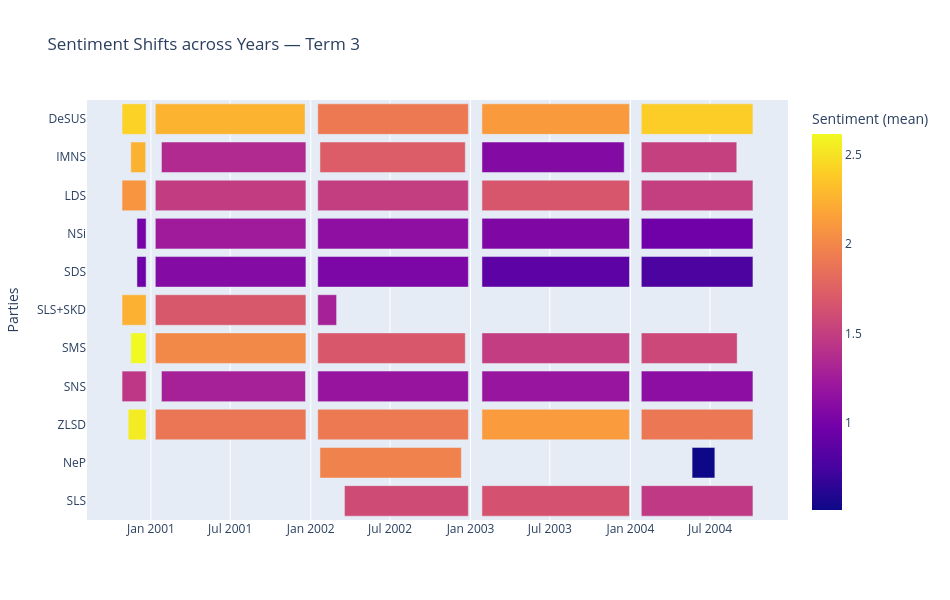
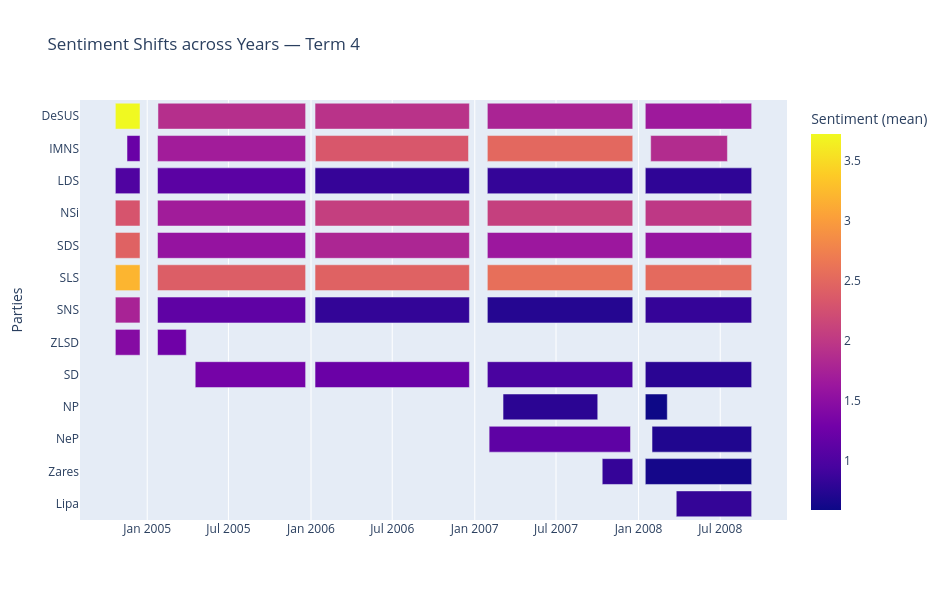
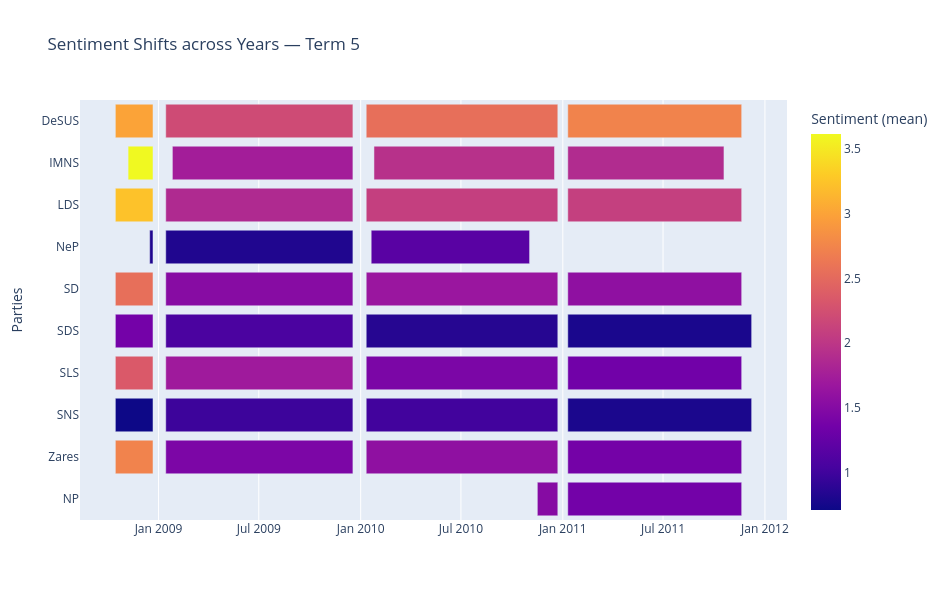
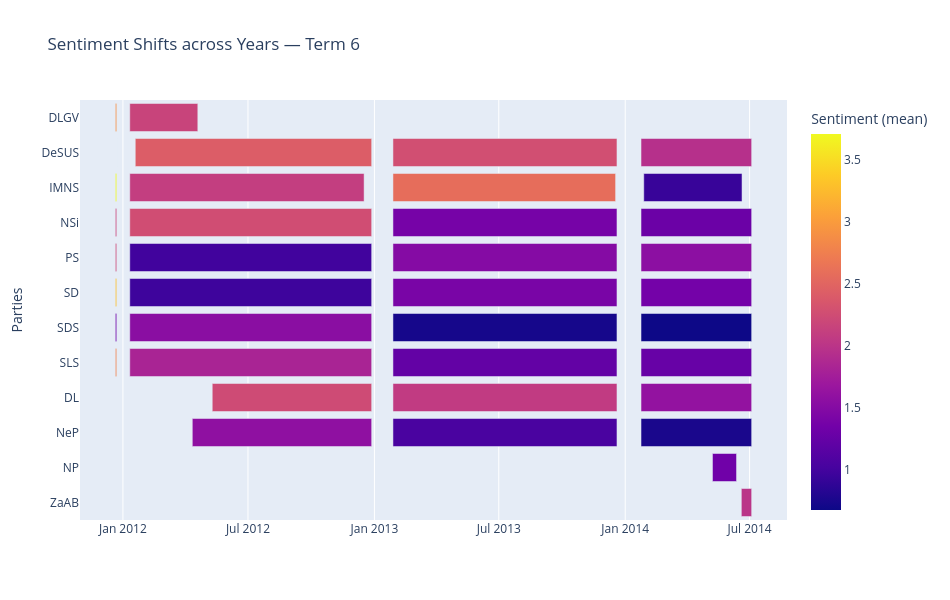

These figures' notebook cell, in order:
### Code cell
year_activity = df.groupby(['Term', 'Year', 'Speaker_party']).agg( #Can also be checked by aggregated parties - "Parties"
    Start_date=('Date', 'min'),
    End_date=('Date', 'max'),
    Speech_count=('Date', 'size'),
    Avg_sentiment=('Senti_n','mean')

).reset_index()
year_activity = year_activity[~year_activity['Speaker_party'].isin(["-"])] #"NP", NeP
year_activity["Speaker_party"].sort_values(ascending=True)

year_activity.head()

for term, df_term in year_activity.groupby("Term"):
    fig = px.timeline(
        df_term,
        x_start="Start_date",
        x_end="End_date",
        y="Speaker_party",
        color="Avg_sentiment",
        title=f"Sentiment Shifts across Years — {term}",
        labels={"Avg_sentiment": "Sentiment (mean)"}
    )
    fig.update_yaxes(autorange="reversed") 
    fig.update_layout(
        height=600,  
        width=950,
        yaxis_title="Parties",
        xaxis_title="", 
        )
    fig.show()
